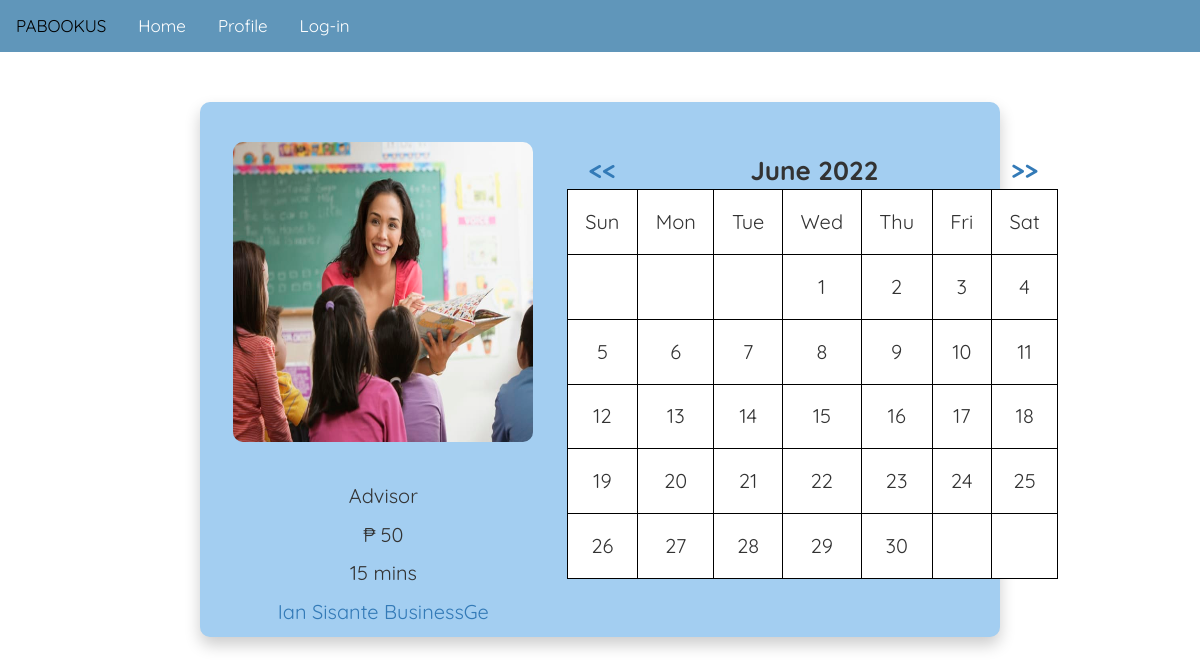
The app's page /schedule/5/12 with its own data.
### tables this page shows
CREATE TABLE `company5_service` (
  `name` varchar(50) NOT NULL,
  `price` int(11) DEFAULT NULL,
  `id` int(9) NOT NULL,
  `duration` int(4) NOT NULL,
  `slot` int(11) NOT NULL
);

CREATE TABLE `company` (
  `company_id` int(12) NOT NULL,
  `company_name` varchar(50) DEFAULT NULL,
  `email` varchar(100) NOT NULL,
  `password` varchar(100) NOT NULL,
  `contact` varchar(12) DEFAULT NULL,
  `address` varchar(200) DEFAULT NULL,
  `industry` varchar(50) DEFAULT NULL,
  `owner` varchar(100) DEFAULT NULL,
  `founding_date` date DEFAULT NULL,
  `bio_id` int(12) DEFAULT NULL,
  `link_id` int(12) DEFAULT NULL,
  `schedule_id` int(12) DEFAULT NULL,
  `review_id` int(12) DEFAULT NULL,
  `services_id` varchar(25) NOT NULL
);

### application/controllers/Routes.php (called while the page is built, shortened)
<?php
class Routes extends CI_Controller {
    public function __construct() {
        $this->load->helper('url');
        $this->load->library('session');
    }
    public function schedule()
    {
        $company_id = $this->uri->segment(2);
        $service_id = $this->uri->segment(3);
        $year = ($this->uri->segment(4)=="")
            ?date("Y")
            :$this->uri->segment(4);
        $month = ($this->uri->segment(5)=="")
            ?date("n")
            :$this->uri->segment(5);
        $cur_link = $company_id."/".$service_id."/";
        $prefs = array(
            'start_day' => 'sunday',
            'month_type' => 'long',
            'day_type' => 'short',
            'show_next_prev' => true,
            'next_prev_url' => base_url("schedule/".$cur_link),
        );
        $prefs['template'] = '
            {table_open}<table class="calendar_table" border="0" cellpadding="0" cellspacing="0">{/table_open}
            {heading_row_start}<tr>{/heading_row_start}
            {heading_previous_cell}<th><a href="{previous_url}">&lt;&lt;</a></th>{/heading_previous_cell}
            {heading_title_cell}<th colspan="{colspan}">{heading}</th>{/heading_title_cell}
            {heading_next_cell}<th><a href="{next_url}">&gt;&gt;</a></th>{/heading_next_cell}
            {heading_row_end}</tr>{/heading_row_end}
            {week_row_start}<tr>{/week_row_start}
            {week_day_cell}<td>{week_day}</td>{/week_day_cell}
            {week_row_end}</tr>{/week_row_end}
            {cal_row_start}<tr>{/cal_row_start}
            {cal_cell_start}<td>{/cal_cell_start}
            {cal_cell_start_today}<td>{/cal_cell_start_today}
            {cal_cell_start_other}<td class="other-month">{/cal_cell_start_other}
            {cal_cell_content}<a href="{content}">{day}</a>{/cal_cell_content}
            {cal_cell_no_content}{day}{/cal_cell_no_content}
            {cal_cell_blank}&nbsp;{/cal_cell_blank}
            {cal_cell_other}{day}{/cal_cel_other}
            {cal_cell_end}</td>{/cal_cell_end}
            {cal_cell_end_today}</td>{/cal_cell_end_today}
            {cal_cell_end_other}</td>{/cal_cell_end_other}
            {cal_row_end}</tr>{/cal_row_end}
            {table_close}</table>{/table_close}
        ';
        $this->load->model('User_model');
        $this->load->model('Service_model');
        $this->load->model('Calendar_model');
        $this->load->library('calendar', $prefs);
        $company = $this->User_model->get_company_id($company_id);
        $service = $this->Service_model
            ->get_service($company['services_id'], $service_id);
        $booked_list = array();
        $data['key_service'] = $service;
        $data['key_company'] = $company;
        $data['bookings'] = $booked_list;
        $data['year'] = $year;
        $data['month'] = $month;
        $data['calendar'] = $this->calendar->generate($year, $month);
        $this->load->view('inc/header');
        $this->load->view('inc/navbar');
        $this->load->view('schedule', $data);
        $this->load->view('inc/footer');
    }
}

### index.php (called while the page is built, shortened)
<?php
require_once BASEPATH.'core/CodeIgniter.php';

### application/models/User_model.php (called while the page is built, shortened)
<?php
class User_model extends CI_Model {
    public function get_company_id($id){
        $this->db->select(
            'company_id,
            company_name,
            email,
            address,
            industry,
            contact,
            owner,
            founding_date,
            services_id'
        );
        $this->db->where('company_id', $id);
        $q = $this->db->get('company')->row_array();
        if($q) return $q;
        else return false;
    }
}

### application/models/Service_model.php (called while the page is built, shortened)
<?php
class Service_model extends CI_Model {
    public function get_service($table, $service_id){
        $this->db->select('id, name, price, duration, slot');
        $this->db->where('id', $service_id);
        return $this->db->get($table)->row_array();
    }
}

### application/views/schedule.php (the view, shortened to what this page needs)
<body>
<div class="schedule-main-container">
    <div class="schedule-container">
        <img class="schedule-service-img" src="<?php echo base_url(); ?>public/img/category/teaching.jpg" alt="Service Image"><br><br><br>
        <div class="schedule-details">
            <p><?php
                echo isset($key_service['name'])
                    ?$key_service['name']
                    :"error";
            ?></p><br>
            <p> &#8369 <?php
                echo isset($key_service['price'])
                    ?$key_service['price']
                    :"error";
            ?></p><br>
            <p><?php
                echo isset($key_service["duration"])
                    ?$key_service['duration']
                    :"error";
            ?> mins</p><br>
            <p><a href="<?php echo base_url()."profile/company/".$key_company["company_id"];?>"><?php
                echo isset($key_company['company_name'])
                    ?$key_company['company_name']
                    :"error";
            ?></a></p><br>
        </div>
    </div>
    <div class="flexbox-container">
        <div id="sched">
            <center>
                <div id="calendar"><?php
                    if(isset($calendar)) echo $calendar;
                    else {?>
                        <div>
                            <p>Error loading calendar</p>
                        </div>
                    <?php } ?>
                </div>
            </center>
        </div>
    </div>
</div>

### public/css/style.css (style rules this page uses)
* { font-family: 'quicksand', Arial, Helvetica, sans-serif; margin: 0; padding: 0; }
.flexbox-container { flex-direction: column; width: 400px; }
.flexbox-item-3 div,p { display: inline-block; }
.schedule-main-container { background-color: #A3CEF1; margin: 50px 200px 100px 200px; box-shadow: 0px 8px 16px 0px rgba(0, 0, 0, 0.2); border-radius: 10px; display: flex; flex-direction: row; justify-content: space-evenly; }
.schedule-container { flex-direction: column; justify-content: center; text-align: center; }
.schedule-service-img { margin: 40px auto 0px auto; border-radius: 10px; height: 300px; width: 300px; }
#sched { padding-top: 50px; }
#calendar th { font-size: 26px; text-align: center; font-weight: bold; }
#calendar td { font-size: 20px; padding: 2.2vh; border: 1px solid black; background-color: white; cursor: pointer; text-align: center; }
.schedule-details { font-size: 20px; }

### records on screen
company5_service: name "Advisor", price "50", duration "15"
company: company_name "Ian Sisante BusinessGe"

### other values on screen
$calendar "<< June 2022 >> Sun Mon Tue Wed Thu Fri Sat 1 2 3 4 5 6 7 8 9 10 11 12 13 14 15 16 17 18 19 20 21 22 23 24 25 26 27 28 29 30"
